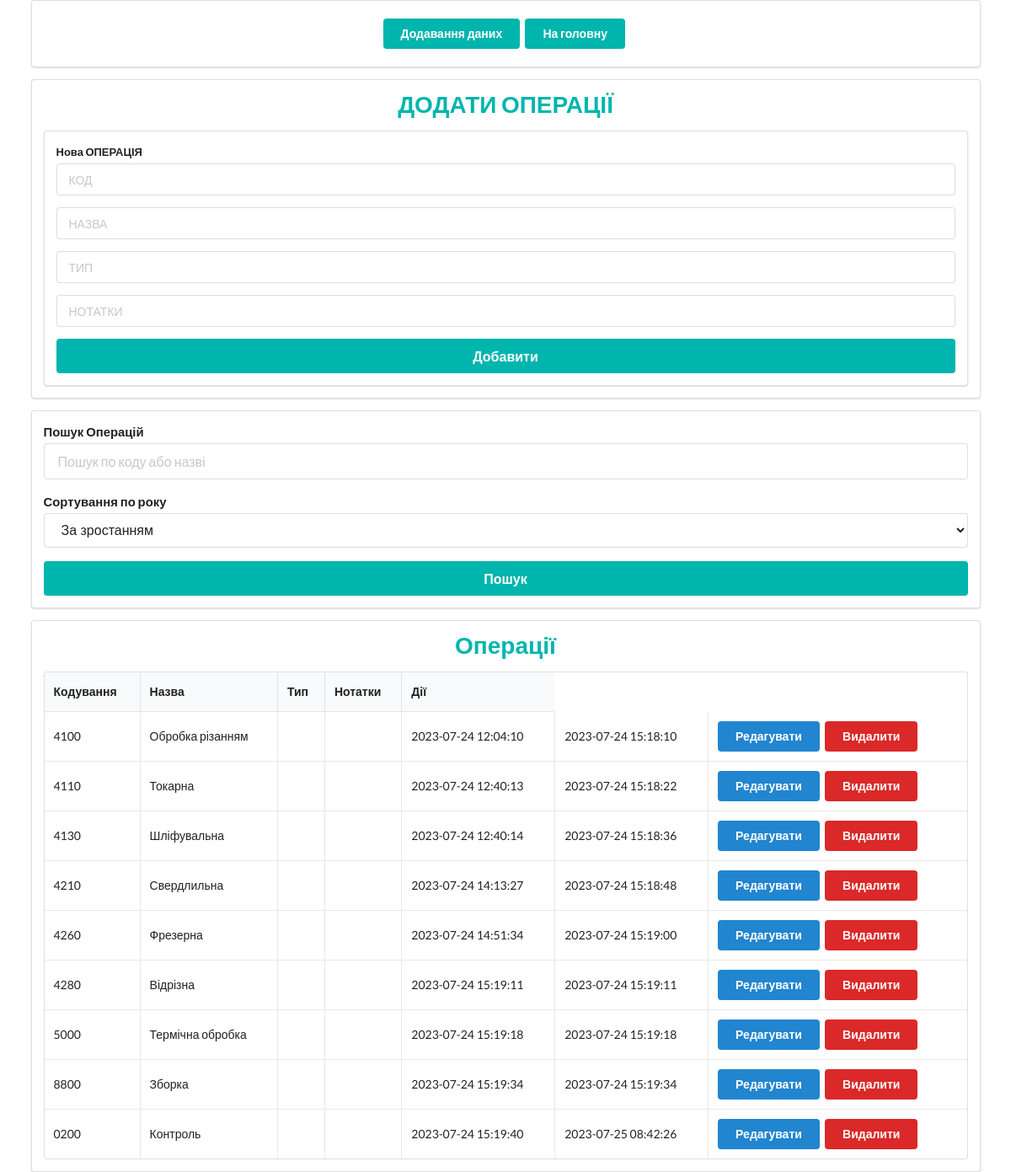
Page /operations on the committed database.
### tables/tables.py (models this page shows)
class Operations(Base):
    __tablename__ = 'operations'
    id = Column(Integer, primary_key=True, index=True)
    coding = Column(String)
    name = Column(String)
    type = Column(String)
    notes = Column(String)
    date_created = Column(DateTime, default=datetime.today)
    date_updated = Column(DateTime, default=datetime.today, onupdate=datetime.today)

### routers/add_all/operations_router.py (the view)
@app.get('/operations')
def operations(request: Request, db_session: Session = Depends(get_db)):
    operations = db_session.query(Operations).all()
    return templates.TemplateResponse("/operations/operations.html",
                                     {"request": request, "operations_list": operations})

### templates/operations/operations.html (shortened to what this page needs)
{% extends 'layout.html' %}
{% block content %}
<div class="ui container">
    <div class="ui padded segment">
        <div class="ui center aligned container">
            <a href="add_all"><button class="ui teal button" type="submit">Додавання даних</button></a>
            <a href="/"><button class="ui teal button" type="submit">На головну</button></a>
        </div>
    </div>
    <div class="ui segment">
        <h1 class="ui center aligned header teal">{{ 'ДОДАТИ ОПЕРАЦІЇ' }}</h1>
        <form id="add-operation-form" class="ui large form">
            <div class="ui segment">
                <div class="field">
                    <label>Нова ОПЕРАЦІЯ</label>
                    <div class="ui input">
                        <input type="text" name="coding" placeholder="КОД">
                    </div>
                </div>
                <div class="field">
                    <div class="ui input">
                        <input type="text" name="name" placeholder="НАЗВА">
                    </div>
                </div>
                  <div class="field">
                    <div class="ui input">
                        <input type="text" name="type" placeholder="ТИП">
                    </div>
                </div>
                <div class="field">
                    <div class="ui input">
                        <input type="text" name="notes" placeholder="НОТАТКИ">
                    </div>
                </div>
                 <button class="ui fluid large teal submit button" type="submit">Добавити</button>
                </div>
            </form>
    </div>
    <div class="ui segment">
       <form class="ui large form" action="{{ url_for('search_operations') }}" method="get">
    <div class="field">
        <label>Пошук Операцій</label>
        <div class="ui input">
            <input type="text" name="search_term" placeholder="Пошук по коду або назві" value="{{ search_term }}">
        </div>
    </div>
    <div class="field">
        <label>Сортування по року</label>
        <div class="ui input">
            <select name="sort_order">
                <option value="asc" {% if sort_order == 'asc' %} selected {% endif %}>За зростанням</option>
            </select>
        </div>
    </div>
    <button class="ui fluid large teal submit button" type="submit">Пошук</button>
</form>
    </div>
        <div class="ui segment">
                <h1 class="ui center aligned header teal">Операції</h1>
                <table class="ui celled table">
                    <thead>
                        <tr>
                            <th>Кодування</th>
                            <th>Назва</th>
                            <th>Тип</th>
                            <th>Нотатки</th>
                            <th>Дії</th>
                        </tr>
                    </thead>
                    <tbody>
                        {% for operation in operations_list %}
                        <tr>
                            <td>{{ operation.coding }}</td>
                            <td>{{ operation.name }}</td>
                            <td>{{ operation.type }}</td>
                            <td>{{ operation.notes }}</td>
                            <td>{{ operation.date_created.strftime('%Y-%m-%d %H:%M:%S') }}</td>
                            <td>{{ operation.date_updated.strftime('%Y-%m-%d %H:%M:%S') }}</td>
                           <td>
                            <a href="{{ url_for('edit_operation', operation_id=operation.id) }}"><button class="ui blue button">Редагувати</button></a>
                            <button class="ui red button" type="button" onclick="deleteOperation('{{operation.id}}')">Видалити</button>
                        </td>
                        </tr>
                        {% endfor %}
                    </tbody>
                </table>
            </div>
</div>
{% endblock  %}

### rows in the picture
Operations: coding "4100", name "Обробка різанням", date_created "2023-07-24 12:04:10", date_updated "2023-07-24 15:18:10"
Operations: coding "4110", name "Токарна", date_created "2023-07-24 12:40:13", date_updated "2023-07-24 15:18:22"
Operations: coding "4130", name "Шліфувальна", date_created "2023-07-24 12:40:14", date_updated "2023-07-24 15:18:36"
Operations: coding "4210", name "Свердлильна", date_created "2023-07-24 14:13:27", date_updated "2023-07-24 15:18:48"
Operations: coding "4260", name "Фрезерна", date_created "2023-07-24 14:51:34", date_updated "2023-07-24 15:19:00"
Operations: coding "4280", name "Відрізна", date_created "2023-07-24 15:19:11", date_updated "2023-07-24 15:19:11"
Operations: coding "5000", name "Термічна обробка", date_created "2023-07-24 15:19:18", date_updated "2023-07-24 15:19:18"
Operations: coding "8800", name "Зборка", date_created "2023-07-24 15:19:34", date_updated "2023-07-24 15:19:34"
Operations: coding "0200", name "Контроль", date_created "2023-07-24 15:19:40", date_updated "2023-07-25 08:42:26"

### other values in the picture
{{ 'ДОДАТИ ОПЕРАЦІЇ' }} "ДОДАТИ ОПЕРАЦІЇ"
